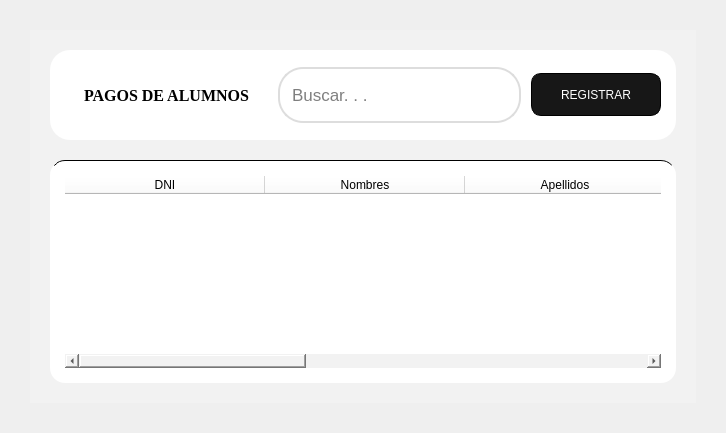
            <widget class="QWidget" name="pagePagos">
             <layout class="QVBoxLayout" name="verticalLayout_4" stretch="0">
              <property name="spacing">
               <number>30</number>
              </property>
              <property name="leftMargin">
               <number>30</number>
              </property>
              <property name="topMargin">
               <number>30</number>
              </property>
              <property name="rightMargin">
               <number>30</number>
              </property>
              <property name="bottomMargin">
               <number>30</number>
              </property>
              <item>
               <widget class="QFrame" name="frame_17">
                <property name="styleSheet">
                 <string notr="true">background-color:#f2f2f2;
border:none;</string>
                </property>
                <property name="frameShape">
                 <enum>QFrame::StyledPanel</enum>
                </property>
                <property name="frameShadow">
                 <enum>QFrame::Raised</enum>
                </property>
                <layout class="QVBoxLayout" name="verticalLayout_19">
                 <property name="spacing">
                  <number>20</number>
                 </property>
                 <property name="leftMargin">
                  <number>20</number>
                 </property>
                 <property name="topMargin">
                  <number>20</number>
                 </property>
                 <property name="rightMargin">
                  <number>20</number>
                 </property>
                 <property name="bottomMargin">
                  <number>20</number>
                 </property>
                 <item alignment="Qt::AlignTop">
                  <widget class="QFrame" name="frame_18">
                   <property name="minimumSize">
                    <size>
                     <width>0</width>
                     <height>90</height>
                    </size>
                   </property>
                   <property name="styleSheet">
                    <string notr="true">background:#ffffff;
padding:15px;
border-radius:20px;</string>
                   </property>
                   <property name="frameShape">
                    <enum>QFrame::StyledPanel</enum>
                   </property>
                   <property name="frameShadow">
                    <enum>QFrame::Raised</enum>
                   </property>
                   <layout class="QHBoxLayout" name="horizontalLayout_3">
                    <property name="spacing">
                     <number>10</number>
                    </property>
                    <property name="leftMargin">
                     <number>0</number>
                    </property>
                    <property name="topMargin">
                     <number>0</number>
                    </property>
                    <property name="rightMargin">
                     <number>0</number>
                    </property>
                    <property name="bottomMargin">
                     <number>0</number>
                    </property>
                    <item>
                     <widget class="QLabel" name="label_10">
                      <property name="font">
                       <font>
                        <family>Georgia</family>
                        <pointsize>12</pointsize>
                        <weight>75</weight>
                        <italic>false</italic>
                        <bold>true</bold>
                       </font>
                      </property>
                      <property name="text">
                       <string>PAGOS DE ALUMNOS</string>
                      </property>
                     </widget>
                    </item>
                    <item>
                     <widget class="QFrame" name="frame_20">
                      <property name="maximumSize">
                       <size>
                        <width>500</width>
                        <height>56</height>
                       </size>
                      </property>
                      <property name="styleSheet">
                       <string notr="true">#frame_20{
	border: 2px solid #ddd;
	margin:0 ;
	padding:5px;
	border-radius:25px;
}

.QLineEdit{
	padding:5px;
}</string>
                      </property>
                      <property name="frameShape">
                       <enum>QFrame::StyledPanel</enum>
                      </property>
                      <property name="frameShadow">
                       <enum>QFrame::Raised</enum>
                      </property>
                      <layout class="QHBoxLayout" name="horizontalLayout_12">
                       <property name="spacing">
                        <number>0</number>
                       </property>
                       <property name="leftMargin">
                        <number>0</number>
                       </property>
                       <property name="topMargin">
                        <number>0</number>
                       </property>
                       <property name="rightMargin">
                        <number>0</number>
                       </property>
                       <property name="bottomMargin">
                        <number>0</number>
                       </property>
                       <item>
                        <widget class="QLineEdit" name="lineEdit_3">
                         <property name="font">
                          <font>
                           <pointsize>13</pointsize>
                          </font>
                         </property>
                         <property name="placeholderText">
                          <string>Buscar. . .</string>
                         </property>
                        </widget>
                       </item>
                       <item>
                        <widget class="QPushButton" name="pushButton_4">
                         <property name="text">
                          <string/>
                         </property>
                         <property name="icon">
                          <iconset>
                           <normaloff>../../../Downloads/vidrio-de-aumento.png</normaloff>../../../Downloads/vidrio-de-aumento.png</iconset>
                         </property>
                        </widget>
                       </item>
                      </layout>
                     </widget>
                    </item>
                    <item>
                     <widget class="QPushButton" name="pushButton_5">
                      <property name="minimumSize">
                       <size>
                        <width>130</width>
                        <height>0</height>
                       </size>
                      </property>
                      <property name="maximumSize">
                       <size>
                        <width>130</width>
                        <height>43</height>
                       </size>
                      </property>
                      <property name="styleSheet">
                       <string notr="true">

QPushButton{
	border:none;
	border:1px solid #000;


	background:#171717;
	color:#fff;
	border-radius:10px
}


QPushButton:hover{
	background:#313131;
}</string>
                      </property>
                      <property name="text">
                       <string>REGISTRAR</string>
                      </property>
                     </widget>
                    </item>
                   </layout>
                  </widget>
                 </item>
                 <item>
                  <widget class="QFrame" name="frame_19">
                   <property name="sizePolicy">
                    <sizepolicy hsizetype="Preferred" vsizetype="Expanding">
                     <horstretch>0</horstretch>
                     <verstretch>0</verstretch>
                    </sizepolicy>
                   </property>
                   <property name="styleSheet">
                    <string notr="true">QFrame{
background:#fff;
border-radius:15px;
border-top:1px solid #000
}</string>
                   </property>
                   <property name="frameShape">
                    <enum>QFrame::StyledPanel</enum>
                   </property>
                   <property name="frameShadow">
                    <enum>QFrame::Raised</enum>
                   </property>
                   <layout class="QVBoxLayout" name="verticalLayout_20">
                    <property name="spacing">
                     <number>15</number>
                    </property>
                    <property name="leftMargin">
                     <number>15</number>
                    </property>
                    <property name="topMargin">
                     <number>15</number>
                    </property>
                    <property name="rightMargin">
                     <number>15</number>
                    </property>
                    <property name="bottomMargin">
                     <number>15</number>
                    </property>
                    <item>
                     <widget class="QTableWidget" name="tableWidget_2">
                      <property name="styleSheet">
                       <string notr="true">border:none</string>
                      </property>
                      <attribute name="horizontalHeaderDefaultSectionSize">
                       <number>200</number>
                      </attribute>
                      <attribute name="horizontalHeaderStretchLastSection">
                       <bool>true</bool>
                      </attribute>
                      <column>
                       <property name="text">
                        <string>DNI</string>
                       </property>
                      </column>
                      <column>
                       <property name="text">
                        <string>Nombres</string>
                       </property>
                      </column>
                      <column>
                       <property name="text">
                        <string>Apellidos</string>
                       </property>
                      </column>
                      <column>
                       <property name="text">
                        <string>Telefono</string>
                       </property>
                      </column>
                      <column>
                       <property name="text">
                        <string>Pagos</string>
                       </property>
                      </column>
                     </widget>
                    </item>
                   </layout>
                  </widget>
                 </item>
                </layout>
               </widget>
              </item>
             </layout>
            </widget>
